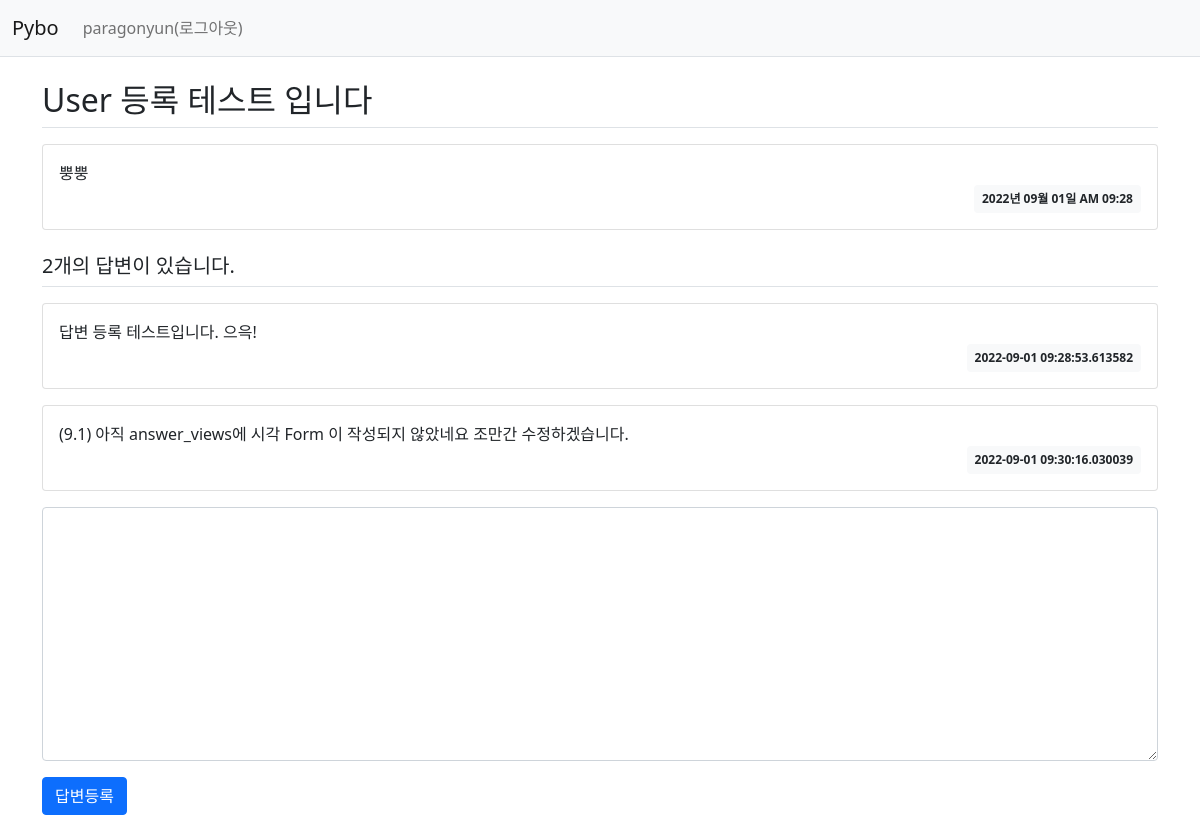
Page /question/detail/305/ (signed in) on the committed database.
### pybo/models.py (models this page shows)
class User(db.Model) :
    id = db.Column(db.Integer, primary_key = True)
    username = db.Column(db.String(150), unique=True, nullable=False)
    password = db.Column(db.String(200), nullable=False)
    email = db.Column(db.String(120), unique=True, nullable=False)

class Question(db.Model) : ## class 이름으로 Table 이름이 생성됨
    id = db.Column(db.Integer, primary_key = True) ## 칼럼 속성과 기본키인지 아닌지
    subject = db.Column(db.String(200), nullable=False) ## Null값 허용 안 함
    content = db.Column(db.Text(), nullable=False)
    create_date = db.Column(db.DateTime(), nullable=False)
    user_id = db.Column(db.Integer, db.ForeignKey('user.id', ondelete='CASCADE'), nullable=False)
    user = db.relationship('User', backref=db.backref('question_set'))

class Answer (db.Model) :
    id = db.Column(db.Integer, primary_key = True)
    '''
    답변과 질문을 연결하기 위한 속성
    연결 기준이 되는 key는 당연히 외래키가 됨
    ForeignKey('qwestion.id')는 qestion Table의 id Column을 가져오겠다는 말, 객체 아님!!!!
    CASCADE : 질문이 삭제되면 답변도 함께 삭제된다는 말
    '''
    question_id = db.Column(db.Integer, db.ForeignKey('question.id', ondelete='CASCADE'))
    '''
    relationship('참조할 모델명', backref)
    역참조(backref) : 질문에 달린 답변들을 볼 수 있게 하는 것 (한 질문엔 답변이 여러개 달릴 수 있다.)
    '''
    question = db.relationship('Question', backref=db.backref('answer_set'))
    content = db.Column(db.Text(), nullable=False)
    create_date = db.Column(db.DateTime(), nullable=False)
    user_id = db.Column(db.Integer, db.ForeignKey('user.id', ondelete='CASCADE'), nullable=False)
    user = db.relationship('User', backref=db.backref('answer_set'))

### pybo/views/question_views.py (the view)
@bp.route('/detail/<int:question_id>/')
def detail(question_id) :
    form = AnswerForm()
    question = Question.query.get_or_404(question_id)
    return render_template('question/question_detail.html', question=question, form=form)

### pybo/forms.py
class AnswerForm(FlaskForm) :
    content = TextAreaField('내용', validators=[DataRequired('답변 하기 싫어유?')])

### pybo/filter.py (called while the page is built)
def format_datetime(value, fmt = '%Y년 %m월 %d일 %p %I:%M') :
    return  value.strftime(fmt)

### pybo/views/auth_views.py (called while the page is built)
@bp.before_app_request
def load_logged_in_user() :
    user_id = session.get('user_id')
    if user_id is None :
        g.user = None
    else :
        g.user = User.query.get(user_id)

### pybo/templates/question/question_detail.html (shortened to what this page needs)
{% extends 'base.html' %}
{% block content %}
<div class="container my-3">
    <h2 class="border-bottom py-2">{{ question.subject }}</h2>
    <div class="card my-3">
        <div class="card-body">
            <div class="card-text" style="white-space: pre-line;">{{ question.content }}</div>
            <div class="d-flex justify-content-end">
                <div class="badge bg-light text-dark p-2">
                    {{ question.create_date|datetime }}
                </div>
            </div>
        </div>
    </div>
    <h5 class="border-bottom my-3 py-2">{{ question.answer_set|length }}개의 답변이 있습니다.</h5>
    {% for answer in question.answer_set %}
    <div class="card my-3">
        <div class="card-body">
            <div class="card-text" style="white-space: pre-line;">{{ answer.content }}</div>
            <div class="d-flex justify-content-end">
                <div class="badge bg-light text-dark p-2">
                    {{ answer.create_date }}
                </div>
            </div>
        </div>
    </div>
    {% endfor %}
    <form action="{{ url_for('answer.create', question_id=question.id) }}" method="post" class="my-3">
        <div class="mb-3">
            <textarea {% if not g.user %}disabled{% endif %}
            name="content" id="content" class="form-control" rows="10"></textarea>
        </div>
        <input type="submit" value="답변등록" class="btn btn-primary">
    </form>
</div>
{% endblock %}

### pybo/templates/navbar.html (shortened to what this page needs)
<nav class="navbar navbar-expand-lg navbar-light bg-light border-bottom">
    <div class="container-fluid">
        <a class="navbar-brand" href="{{ url_for('main.index') }}">Pybo</a>
        <div class="collapse navbar-collapse" id="navbarSupportedContent">
            {% if g.user %}
            <ul class="navbar-nav">
                <li class="nav-item">
                    <a class="nav-link" href="{{ url_for('auth.logout') }}">{{ g.user.username }}(로그아웃)</a>
                </li>
            </ul>
            {% endif %}
        </div>
    </div>
</nav>

### rows in the picture
User: user.username "paragonyun"
Question: subject "User 등록 테스트 입니다", content "뿡뿡", create_date "2022년 09월 01일 AM 09:28"
Answer: content "답변 등록 테스트입니다. 으윽!", create_date "2022-09-01 09:28:53.613582"
Answer: content "(9.1) 아직 answer_views에 시각 Form 이 작성되지 않았네요 조만간 수정하겠습니다.", create_date "2022-09-01 09:30:16.030039"

### other values in the picture
{{ question.answer_set|length }} "2"
